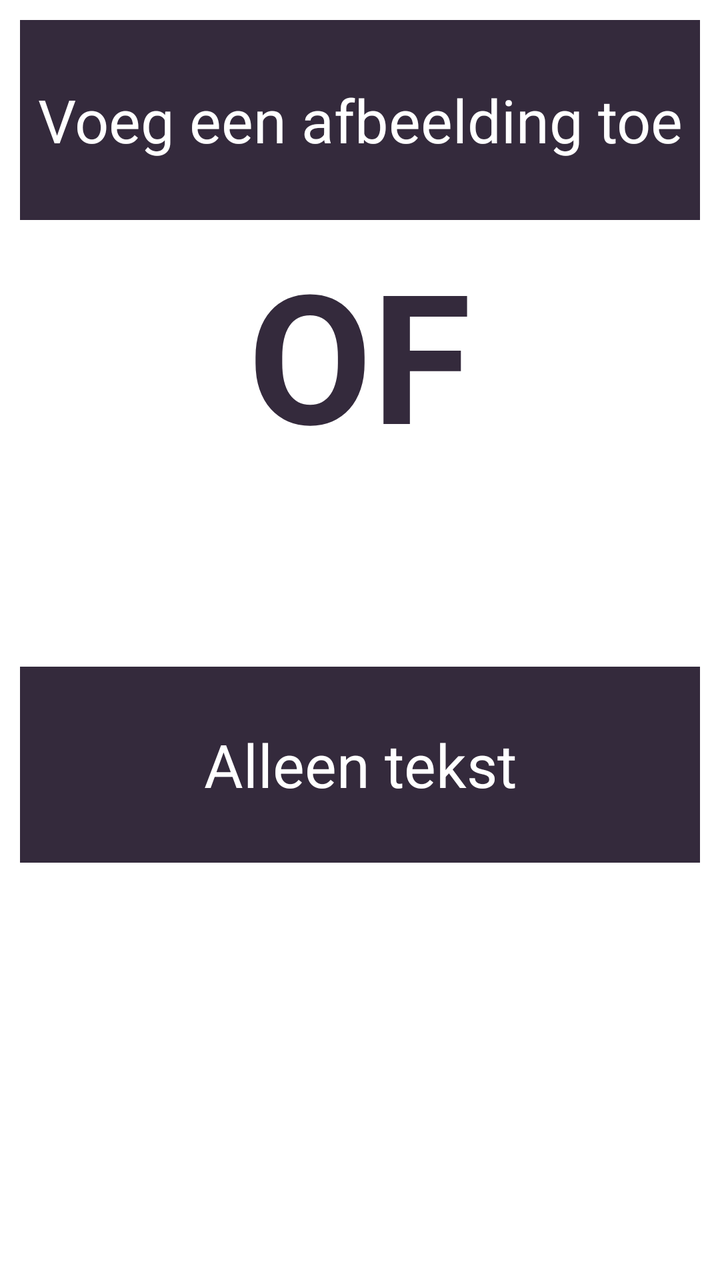
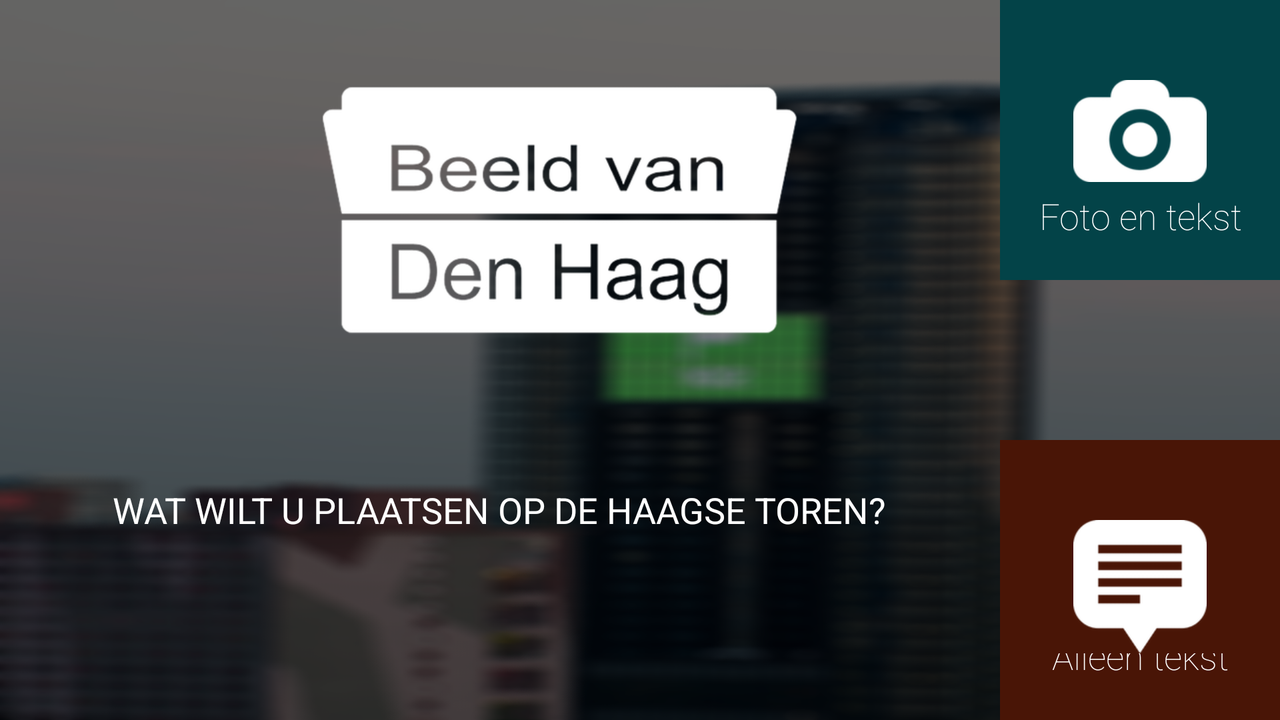

One screen, two layout resources from the same app: the default and the repository's alternative for another configuration. Each is rendered where Android would select it; the XML of both is given below.
<!-- AndroidManifest.xml: application theme android:Theme.Holo.Light -->
<!-- res/layout/main.xml -->
<?xml version="1.0" encoding="utf-8"?>
<LinearLayout xmlns:android="http://schemas.android.com/apk/res/android"
              android:orientation="vertical"
              android:layout_width="fill_parent"
              android:layout_height="fill_parent"
              android:background="@android:color/white">
    <Space
            android:layout_width="match_parent"
            android:layout_height="10dp"
            android:id="@+id/space3" android:layout_gravity="center"/>
    <Button
            android:layout_width="fill_parent"
            android:layout_height="100dp"
            android:text="Voeg een afbeelding toe"
            android:id="@+id/btn_crop" android:textSize="30dp"
            android:textColor="@android:color/white"
        android:background="#342a3c"
        android:layout_marginRight="10dp"
        android:layout_marginLeft="10dp" />
    <Space
            android:layout_width="fill_parent"
            android:layout_height="20px"
            android:id="@+id/space2"/>
    <TextView
            android:layout_width="wrap_content"
            android:layout_height="100dp"
            android:text="OF"
            android:id="@+id/textView"
        android:singleLine="true"
            android:textSize="90dp" android:textIsSelectable="false" android:textColor="#342a3c"
        android:autoText="false"
        android:layout_gravity="center_horizontal"
        android:clickable="false"
        android:textStyle="bold" />
    <Space
            android:layout_width="fill_parent"
            android:layout_height="20px"
            android:id="@+id/space1"/>
    <ImageView
            android:id="@+id/iv_photo"
            android:layout_marginTop="10dp"
            android:layout_gravity="center_horizontal"
            android:layout_width="match_parent"
            android:layout_height="100dp"/>
    <Button
            android:layout_width="fill_parent"
            android:layout_height="98dp"
            android:text="Alleen tekst"
            android:id="@+id/btn_Skip" android:textSize="30dp"
            android:textColor="@android:color/white"
        android:background="#342a3c"
        android:layout_marginRight="10dp"
        android:layout_marginLeft="10dp" />
    <Space
            android:layout_width="20px"
            android:layout_height="38dp"
            android:id="@+id/space" android:layout_gravity="center" android:layout_weight="0.18"/>
</LinearLayout>
<!-- resources referenced by this layout -->
<resources>

</resources>
<!-- res/layout-land/main.xml (the repository's variant of the layout above) -->
<!-- drawn on the phone turned sideways -->
<?xml version="1.0" encoding="utf-8"?>
<RelativeLayout xmlns:android="http://schemas.android.com/apk/res/android"
              android:orientation="vertical"
              android:layout_width="wrap_content"
              android:layout_height="wrap_content"
              android:background="@drawable/background">

    <LinearLayout
        android:orientation="vertical"
        android:layout_width="fill_parent"
        android:layout_height="fill_parent"
        android:layout_toLeftOf="@+id/btn_crop">

        <ImageView
            android:layout_width="wrap_content"
            android:layout_height="0dp"
            android:id="@+id/imageView"
            android:src="@drawable/bvdh_logo"
            android:layout_alignParentTop="true"
            android:layout_alignParentLeft="true"
            android:layout_alignParentStart="true"
            android:layout_marginLeft="30dp"
            android:layout_marginTop="30dp"
            android:layout_weight="1"
            android:layout_gravity="center_horizontal" />

        <TextView
            android:id="@+id/textView"
                android:text="Wat wilt u plaatsen op de haagse toren?"
                style="@style/textCapsCentre"
            android:layout_width="wrap_content"
            android:layout_alignTop="@+id/btn_Skip"
            android:layout_alignParentLeft="true"
            android:layout_alignParentStart="true"
            android:layout_marginBottom="30dp"
            android:layout_marginLeft="30dp"
            android:layout_height="0dp"
            android:layout_weight="1"
            android:layout_gravity="center_horizontal" />
    </LinearLayout>


    <LinearLayout
        android:orientation="horizontal"
        android:layout_width="fill_parent"
        android:layout_height="fill_parent"
        android:layout_alignParentTop="true"
        android:layout_alignParentLeft="true"
        android:layout_alignParentStart="true"
        android:layout_marginLeft="207dp"></LinearLayout>

    <Button
        android:layout_width="140dp"
        android:layout_height="140dp"
        android:id="@+id/btn_crop"
        android:drawableTop="@drawable/camera_icon"
        android:text="Foto en tekst"
        android:paddingTop="40dp"
        android:paddingBottom="20dp"
        style="@style/BvDH_button"
        android:textSize="18dp"
        android:background="@color/BvDH_green"
        android:layout_alignParentTop="true"
        android:layout_alignParentRight="true"
        android:layout_alignParentEnd="true" />

    <Button
                android:layout_width="140dp"
                android:layout_height="140dp"
                android:text="Alleen tekst"
                android:id="@+id/btn_Skip" android:textSize="18dp"
                android:textColor="@android:color/white"
            android:background="@color/BvDH_Rood"
            android:drawableTop="@drawable/text_icon"
            android:layout_gravity="bottom|right"
            android:gravity="center_horizontal|bottom"
            android:paddingTop="40dp"
            android:paddingBottom="20dp"
        style="@style/BvDH_button"
        android:layout_alignParentBottom="true"
        android:layout_alignParentRight="true"
        android:layout_alignParentEnd="true" />


</RelativeLayout>
<!-- resources referenced by the variant -->
<!-- as the phone turned sideways resolves them -->
<resources>
  <color name="BvDH_Rood">#491506</color>
  <color name="BvDH_green">#034348</color>
  <!-- drawable background: png bitmap (drawable-xhdpi, 871294 bytes) -->
  <!-- drawable bvdh_logo: png bitmap (drawable-xhdpi, 34408 bytes) -->
  <!-- drawable camera_icon: png bitmap (drawable-hdpi, 11921 bytes) -->
  <!-- drawable text_icon: png bitmap (drawable-hdpi, 6857 bytes) -->
  <style name="BvDH_button">
          <item name="android:textSize">25dp</item>
          <item name="android:textColor">@android:color/white</item>
          <item name="android:background">#342a3c</item>
          <item name="android:gravity">center_horizontal|bottom</item>
          <item name="android:fontFamily">sans-serif-thin</item>
          <item name="android:textStyle">normal</item>
      </style>
  <style name="textCapsCentre" parent="standardText">
          <item name="android:textAllCaps">true</item>
          <item name="android:textStyle">normal</item>
  
      </style>
  <style name="standardText">
          <item name="android:background">@android:color/transparent</item>
          <item name="android:fontFamily">sans-serif</item>
          <item name="android:textColor">@android:color/white</item>
          <item name="android:gravity">center</item>
          <item name="android:textSize">18sp</item>
          <item name="android:layout_marginLeft">30dp</item>
          <item name="android:layout_marginRight">30dp</item>
  
          <item name="android:layout_height">wrap_content</item>
          <item name="android:layout_width">wrap_content</item>
      </style>
</resources>
